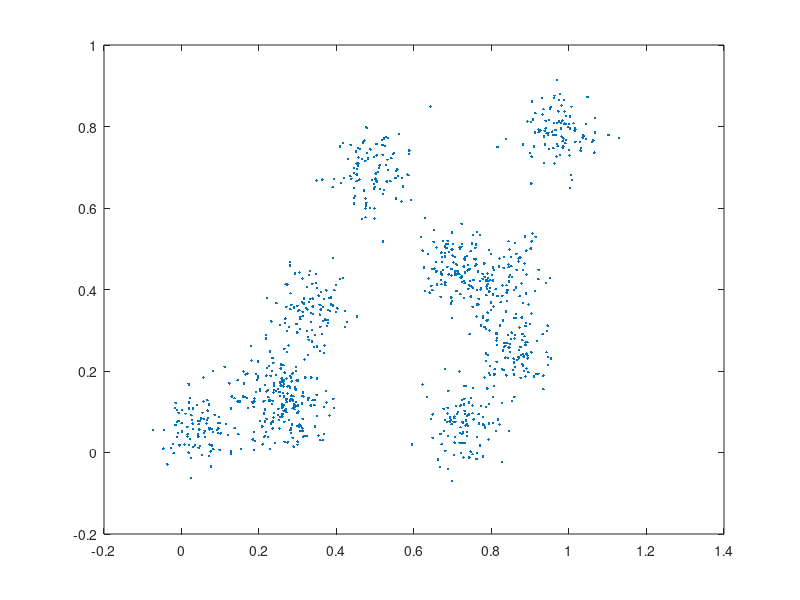

MATLAB code to generate this figure:
% Script that generates the fake data for the example, then saves it to 
% an Excel file

n_points = 1000;
n_distributions = 10;

deviation = 0.05;

points_x = zeros(n_points, 1);
points_y = zeros(n_points, 1);

point_index = 1;

for i_dist = 1:n_distributions
    mean_x = rand;
    mean_y = rand;
    
    for p = 1:floor(n_points/n_distributions)
        points_x(point_index) = mean_x + deviation * randn;
        points_y(point_index) = mean_y + deviation * randn;
        
        point_index = point_index + 1;
    end
end

plot(points_x, points_y, '.')

points = [points_x points_y];

xlswrite('data.xls', points)
